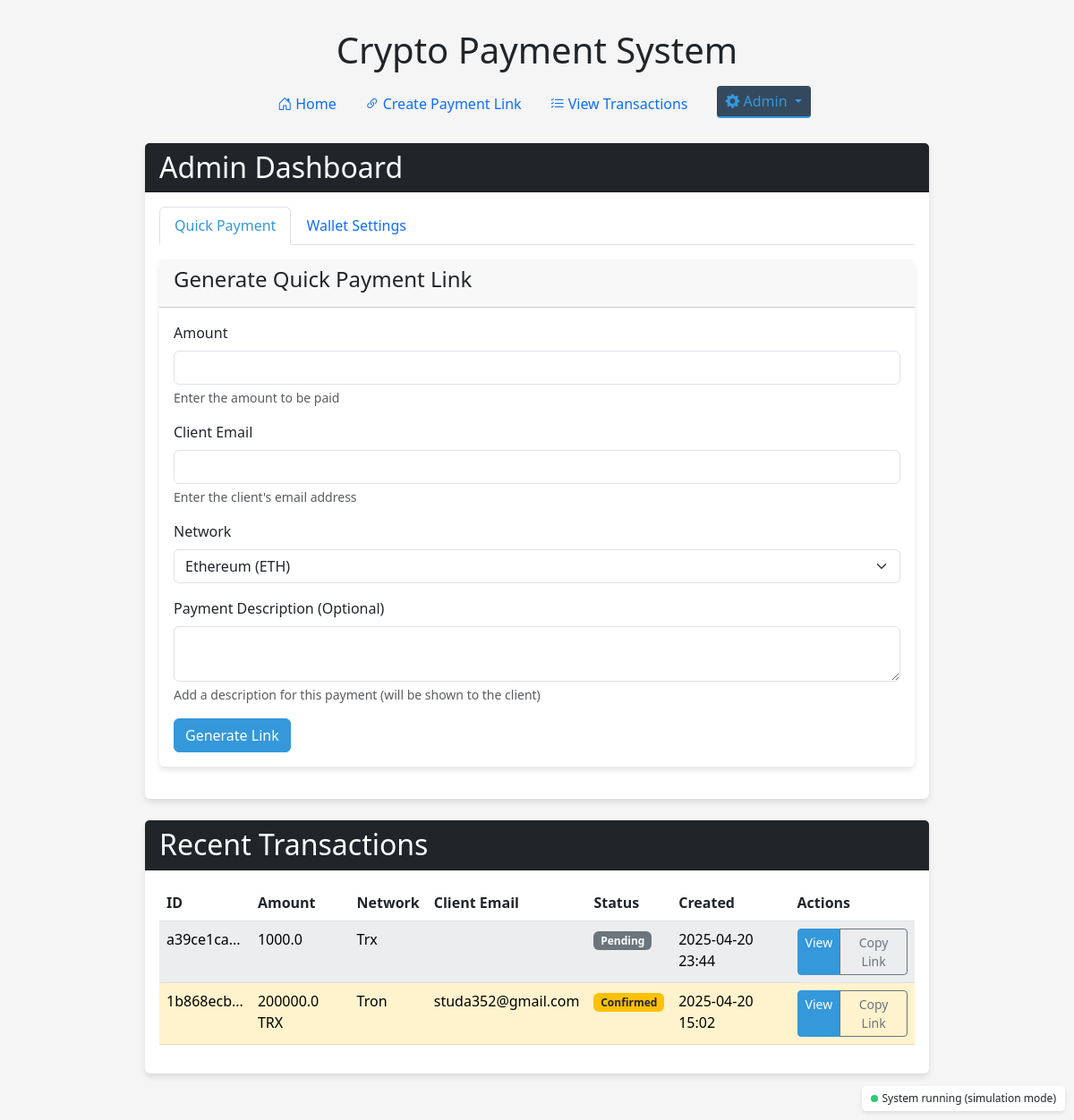
/admin, run on an earlier commit of the app's database.
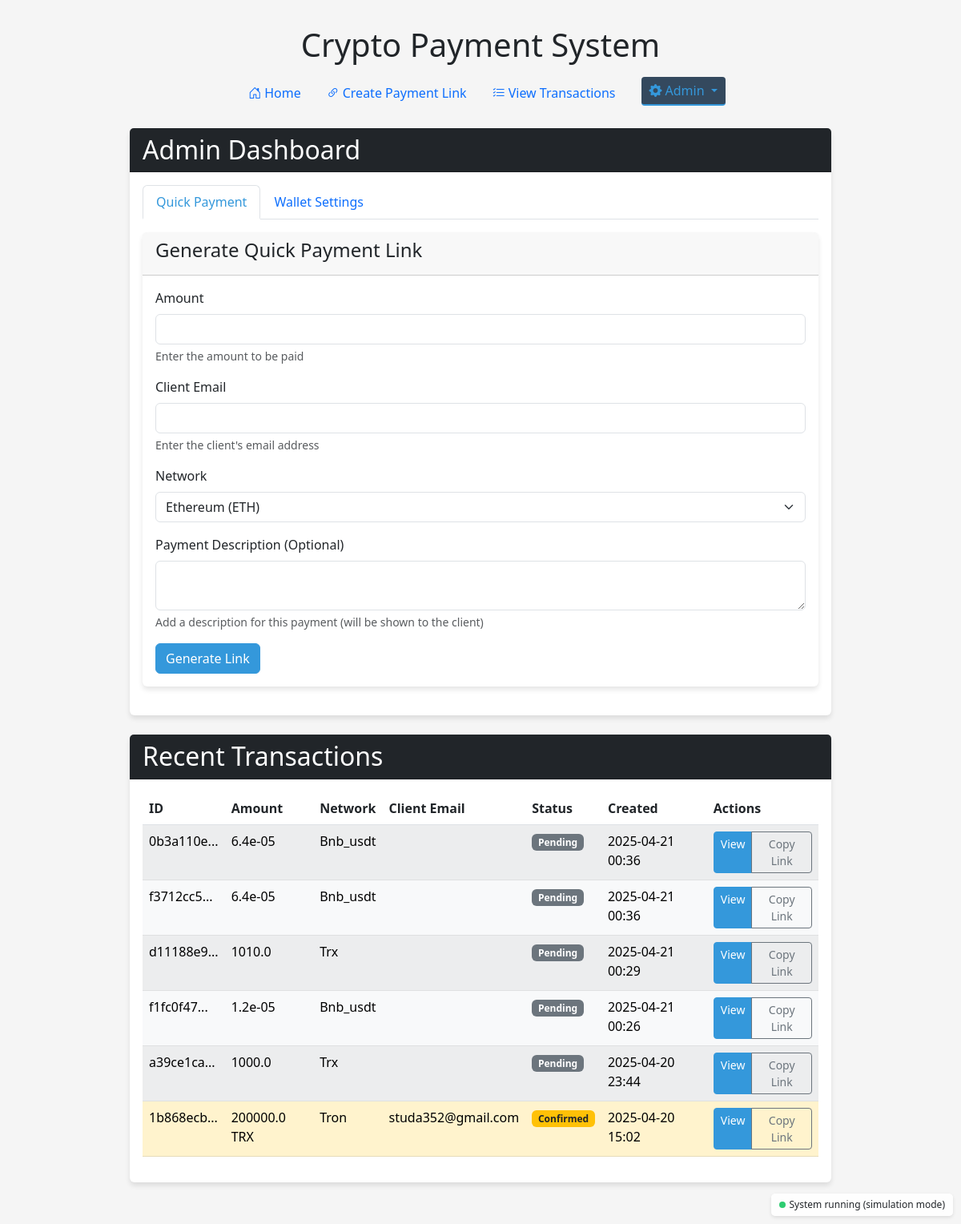
And on a later commit of the database.
### app.py (models this page shows, shortened)
class Transaction(db.Model):
    id = db.Column(db.String(36), primary_key=True)
    amount = db.Column(db.Float, nullable=False)
    network = db.Column(db.String(20), nullable=False)
    client_email = db.Column(db.String(100), nullable=False)
    description = db.Column(db.Text, nullable=True)
    status = db.Column(db.String(20), default='pending')  # pending, confirmed, completed
    tx_hash = db.Column(db.String(100), nullable=True)  # blockchain transaction hash
    created_at = db.Column(db.DateTime, default=datetime.utcnow)
    updated_at = db.Column(db.DateTime, default=datetime.utcnow, onupdate=datetime.utcnow)

### app.py (the view)
@app.route('/admin')
def admin_dashboard():
    wallet_addresses = get_wallet_addresses()
    transactions = Transaction.query.order_by(Transaction.created_at.desc()).limit(10).all()
    return render_template('admin.html', wallets=wallet_addresses, transactions=transactions)

### app.py (called while the page is built)
def get_wallet_addresses():
    wallets = WalletAddress.query.all()
    return {wallet.network: wallet.address for wallet in wallets}

@app.teardown_appcontext
def shutdown_services(exception=None):
    if 'payment_processor' in globals() and hasattr(payment_processor, 'stop'):
        payment_processor.stop()
    if hasattr(email_service, 'stop'):
        email_service.stop()

### email_service.py (called while the page is built, shortened)
    def stop(self):
        if not self.use_background_thread or not self.thread or not self.thread.is_alive():
            logger.warning("Email processor is not running")
            return False

### templates/admin.html (shortened to what this page needs)
{% extends 'base.html' %}
{% block content %}
<div class="card mb-4">
    <div class="card-header bg-dark text-white">
        <h2 class="mb-0">Admin Dashboard</h2>
    </div>
    <div class="card-body">
        <ul class="nav nav-tabs" id="adminTabs" role="tablist">
            <li class="nav-item" role="presentation">
                <button class="nav-link active" id="quick-payment-tab" data-bs-toggle="tab" data-bs-target="#quick-payment" type="button" role="tab" aria-controls="quick-payment" aria-selected="true">Quick Payment</button>
            </li>
            <li class="nav-item" role="presentation">
                <button class="nav-link" id="wallet-settings-tab" data-bs-toggle="tab" data-bs-target="#wallet-settings" type="button" role="tab" aria-controls="wallet-settings" aria-selected="false">Wallet Settings</button>
            </li>
        </ul>
        <div class="tab-content mt-3" id="adminTabContent">
            <div class="tab-pane fade show active" id="quick-payment" role="tabpanel" aria-labelledby="quick-payment-tab">
                <div class="card">
                    <div class="card-header">
                        <h4>Generate Quick Payment Link</h4>
                    </div>
                    <div class="card-body">
                        <form id="quick-payment-form">
                            <div class="mb-3">
                                <label for="quick-amount" class="form-label">Amount</label>
                                <input type="number" step="0.000001" class="form-control" id="quick-amount" name="amount" required>
                                <div class="form-text">Enter the amount to be paid</div>
                            </div>
                            <div class="mb-3">
                                <label for="quick-email" class="form-label">Client Email</label>
                                <input type="email" class="form-control" id="quick-email" name="client_email" required>
                                <div class="form-text">Enter the client's email address</div>
                            </div>
                            <div class="mb-3">
                                <label for="quick-network" class="form-label">Network</label>
                                <select class="form-select" id="quick-network" name="network" required>
                                    <option value="ethereum" selected>Ethereum (ETH)</option>
                                </select>
                            </div>
                            <div class="mb-3">
                                <label for="quick-description" class="form-label">Payment Description (Optional)</label>
                                <textarea class="form-control" id="quick-description" name="description" rows="2"></textarea>
                                <div class="form-text">Add a description for this payment (will be shown to the client)</div>
                            </div>
                            <button type="submit" class="btn btn-primary">Generate Link</button>
                        </form>
                    </div>
                </div>
            </div>
        </div>
    </div>
</div>
<div class="card">
    <div class="card-header bg-dark text-white">
        <h2 class="mb-0">Recent Transactions</h2>
    </div>
    <div class="card-body">
        <div class="table-responsive">
            <table class="table table-striped table-hover">
                <thead>
                    <tr>
                        <th>ID</th>
                        <th>Amount</th>
                        <th>Network</th>
                        <th>Client Email</th>
                        <th>Status</th>
                        <th>Created</th>
                        <th>Actions</th>
                    </tr>
                </thead>
                <tbody id="recent-transactions">
                    {% for transaction in transactions %}
                    <tr class="{% if transaction.status == 'completed' %}table-success{% elif transaction.status == 'confirmed' %}table-warning{% elif transaction.status == 'pending' %}table-light{% endif %}">
                        <td>{{ transaction.id[:8] }}...</td>
                        <td>{{ transaction.amount }} {% if transaction.network == 'bitcoin' %}BTC{% elif transaction.network == 'ethereum' %}ETH{% elif transaction.network == 'bnb' %}BNB{% elif transaction.network == 'tron' %}TRX{% elif transaction.network == 'solana' %}SOL{% endif %}</td>
                        <td>{{ transaction.network.capitalize() }}</td>
                        <td>{{ transaction.client_email }}</td>
                        <td>
                            {% if transaction.status == 'completed' %}
                                <span class="badge bg-success">Completed</span>
                            {% elif transaction.status == 'confirmed' %}
                                <span class="badge bg-warning text-dark">Confirmed</span>
                            {% elif transaction.status == 'pending' %}
                                <span class="badge bg-secondary">Pending</span>
                            {% endif %}
                        </td>
                        <td>{{ transaction.created_at.strftime('%Y-%m-%d %H:%M') }}</td>
                        <td>
                            <div class="btn-group">
                                <a href="{{ url_for('confirm_payment', transaction_id=transaction.id) }}?amount={{ transaction.amount }}&network={{ transaction.network }}" class="btn btn-sm btn-primary">View</a>
                                <button class="btn btn-sm btn-outline-secondary copy-link" data-link="{{ url_for('confirm_payment', transaction_id=transaction.id, _external=True) }}?amount={{ transaction.amount }}&network={{ transaction.network }}">Copy Link</button>
                            </div>
                        </td>
                    </tr>
                    {% endfor %}
                </tbody>
            </table>
        </div>
    </div>
</div>
{% endblock %}

### templates/base.html (shortened to what this page needs)
<!DOCTYPE html>
<html lang="en">
<head>
    <link href="https://cdn.jsdelivr.net/npm/bootstrap@5.3.0-alpha1/dist/css/bootstrap.min.css" rel="stylesheet">
    <link rel="stylesheet" href="https://cdn.jsdelivr.net/npm/bootstrap-icons@1.8.0/font/bootstrap-icons.css">
</head>
<body>
    <div class="container">
        <header class="mb-4">
            <h1 class="text-center mb-3">Crypto Payment System</h1>
            <nav class="nav justify-content-center mb-4">
                <a class="nav-link {% if request.path == '/' %}active{% endif %}" href="{{ url_for('index') }}">
                    <i class="bi bi-house-door me-1"></i>Home
                </a>
                <a class="nav-link {% if request.path == '/send_payment_link' %}active{% endif %}" href="{{ url_for('send_payment_link') }}">
                    <i class="bi bi-link-45deg me-1"></i>Create Payment Link
                </a>
                <a class="nav-link {% if request.path == '/admin/transactions' %}active{% endif %}" href="{{ url_for('view_transactions') }}">
                    <i class="bi bi-list-check me-1"></i>View Transactions
                </a>
                <div class="nav-item dropdown">
                    <a class="nav-link admin-link ms-3 dropdown-toggle {% if '/admin' in request.path %}active{% endif %}" href="#" id="adminDropdown" role="button" data-bs-toggle="dropdown" aria-expanded="false">
                        <i class="bi bi-gear-fill me-1"></i>Admin
                    </a>
                </div>
            </nav>
        </header>
        {% block content %}{% endblock %}
    </div>
    <div class="system-status" id="systemStatus">
        <span class="status-indicator status-online" id="statusDot"></span>
        <span id="statusText">System running</span>
    </div>
</body>
</html>

### templates/base.html (style rules this page uses)
body { padding-top: 2rem; padding-bottom: 2rem; background-color: #f5f5f5; }
.container { max-width: 900px; }
.card { margin-bottom: 20px; box-shadow: 0 4px 6px rgba(0,0,0,0.1); border: none; }
.card-header { font-weight: bold; }
.btn-primary { background-color: #3498db; border-color: #3498db; }
.nav-link { font-weight: 500; }
.nav-link.active { color: #3498db !important; border-bottom: 2px solid #3498db; }
.admin-link { background-color: #34495e; color: white !important; border-radius: 4px; padding: 5px 10px !important; }
.system-status { position: fixed; bottom: 10px; right: 10px; z-index: 1000; background-color: rgba(255, 255, 255, 0.9); border-radius: 5px; padding: 5px 10px; font-size: 12px; box-shadow: 0 2px 4px rgba(0,0,0,0.1); display: flex; align-items: center; }
.status-indicator { width: 8px; height: 8px; border-radius: 50%; display: inline-block; margin-right: 5px; }
.status-online { background-color: #2ecc71; }

What changed in the data, as far as the page shows it:
added Transaction: status "Pending"
added Transaction: status "Pending"
added Transaction: status "Pending"
added Transaction: status "Pending"
